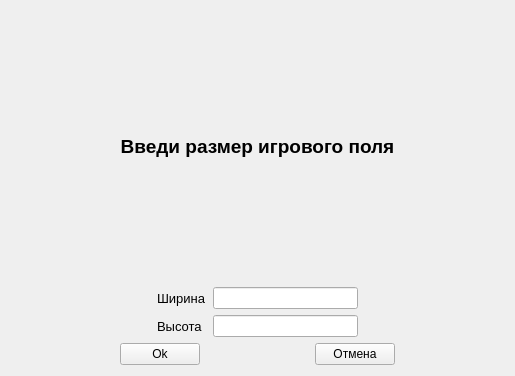
<?xml version="1.0" encoding="UTF-8"?>
<ui version="4.0">
 <class>InputLevel</class>
 <widget class="QWidget" name="InputLevel">
  <property name="geometry">
   <rect>
    <x>0</x>
    <y>0</y>
    <width>515</width>
    <height>376</height>
   </rect>
  </property>
  <property name="windowTitle">
   <string>Form</string>
  </property>
  <layout class="QVBoxLayout" name="verticalLayout_5">
   <item>
    <widget class="QLabel" name="label">
     <property name="font">
      <font>
       <pointsize>14</pointsize>
       <weight>75</weight>
       <bold>true</bold>
      </font>
     </property>
     <property name="text">
      <string>Введи размер игрового поля</string>
     </property>
     <property name="textFormat">
      <enum>Qt::AutoText</enum>
     </property>
     <property name="scaledContents">
      <bool>false</bool>
     </property>
     <property name="alignment">
      <set>Qt::AlignCenter</set>
     </property>
    </widget>
   </item>
   <item>
    <layout class="QHBoxLayout" name="horizontalLayout_2">
     <item>
      <spacer name="horizontalSpacer_4">
       <property name="orientation">
        <enum>Qt::Horizontal</enum>
       </property>
       <property name="sizeHint" stdset="0">
        <size>
         <width>40</width>
         <height>20</height>
        </size>
       </property>
      </spacer>
     </item>
     <item>
      <layout class="QVBoxLayout" name="verticalLayout_4">
       <item>
        <widget class="QLabel" name="label_3">
         <property name="font">
          <font>
           <pointsize>10</pointsize>
          </font>
         </property>
         <property name="text">
          <string>Ширина</string>
         </property>
        </widget>
       </item>
       <item>
        <widget class="QLabel" name="label_2">
         <property name="font">
          <font>
           <pointsize>10</pointsize>
          </font>
         </property>
         <property name="text">
          <string>Высота</string>
         </property>
        </widget>
       </item>
      </layout>
     </item>
     <item>
      <layout class="QVBoxLayout" name="verticalLayout_3">
       <item>
        <widget class="QLineEdit" name="width"/>
       </item>
       <item>
        <widget class="QLineEdit" name="height"/>
       </item>
      </layout>
     </item>
     <item>
      <spacer name="horizontalSpacer_5">
       <property name="orientation">
        <enum>Qt::Horizontal</enum>
       </property>
       <property name="sizeHint" stdset="0">
        <size>
         <width>40</width>
         <height>20</height>
        </size>
       </property>
      </spacer>
     </item>
    </layout>
   </item>
   <item>
    <layout class="QHBoxLayout" name="horizontalLayout">
     <item>
      <spacer name="horizontalSpacer_2">
       <property name="orientation">
        <enum>Qt::Horizontal</enum>
       </property>
       <property name="sizeHint" stdset="0">
        <size>
         <width>40</width>
         <height>20</height>
        </size>
       </property>
      </spacer>
     </item>
     <item>
      <widget class="QPushButton" name="ok">
       <property name="text">
        <string>Ok</string>
       </property>
      </widget>
     </item>
     <item>
      <spacer name="horizontalSpacer">
       <property name="orientation">
        <enum>Qt::Horizontal</enum>
       </property>
       <property name="sizeHint" stdset="0">
        <size>
         <width>40</width>
         <height>20</height>
        </size>
       </property>
      </spacer>
     </item>
     <item>
      <widget class="QPushButton" name="cancel">
       <property name="text">
        <string>Отмена</string>
       </property>
      </widget>
     </item>
     <item>
      <spacer name="horizontalSpacer_3">
       <property name="orientation">
        <enum>Qt::Horizontal</enum>
       </property>
       <property name="sizeHint" stdset="0">
        <size>
         <width>40</width>
         <height>20</height>
        </size>
       </property>
      </spacer>
     </item>
    </layout>
   </item>
  </layout>
 </widget>
 <resources/>
 <connections/>
</ui>
